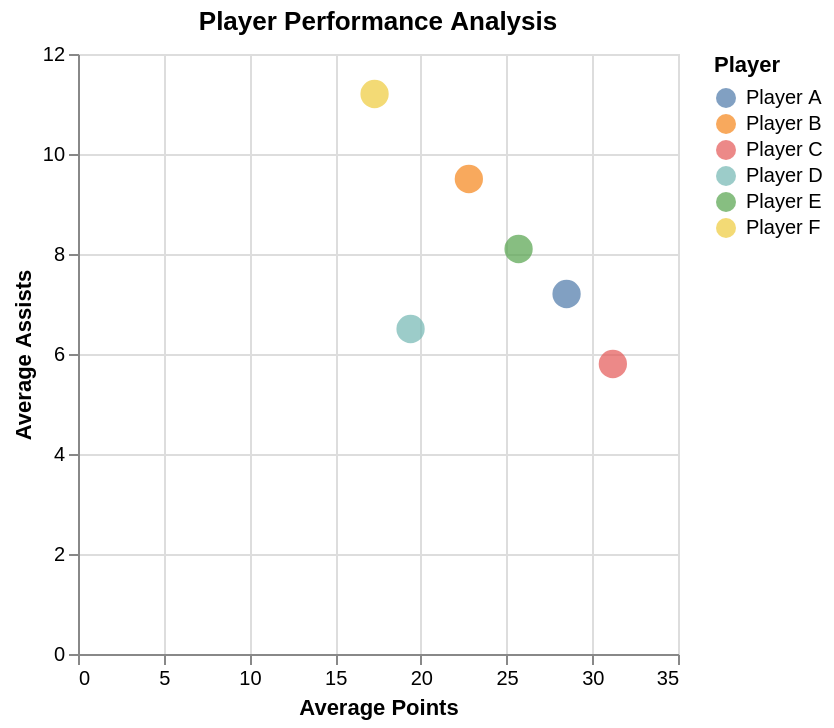

The specification (Vega-Lite) saved for this image:
### Vega-Lite specification from a JSON file in a GitHub repository (floating-point values rounded to 4 significant figures)
{"$schema": "https://vega.github.io/schema/vega-lite/v5.json", "description": "Player performance statistics", "data": {"values": [{"player": "Player A", "avgPoints": 28.5, "avgAssists": 7.2}, {"player": "Player B", "avgPoints": 22.8, "avgAssists": 9.5}, {"player": "Player C", "avgPoints": 31.2, "avgAssists": 5.8}, {"player": "Player D", "avgPoints": 19.4, "avgAssists": 6.5}, {"player": "Player E", "avgPoints": 25.7, "avgAssists": 8.1}, {"player": "Player F", "avgPoints": 17.3, "avgAssists": 11.2}]}, "mark": {"type": "point", "size": 200, "filled": true}, "encoding": {"x": {"field": "avgPoints", "type": "quantitative", "axis": {"title": "Average Points"}}, "y": {"field": "avgAssists", "type": "quantitative", "axis": {"title": "Average Assists"}}, "color": {"field": "player", "type": "nominal", "legend": {"title": "Player"}}, "tooltip": [{"field": "player", "type": "nominal"}, {"field": "avgPoints", "type": "quantitative", "title": "Avg Points", "format": ".1f"}, {"field": "avgAssists", "type": "quantitative", "title": "Avg Assists", "format": ".1f"}]}, "title": "Player Performance Analysis"}
